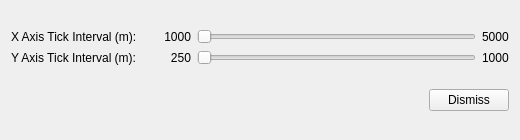
<?xml version="1.0" encoding="UTF-8"?>
<!--
  mbedit_annotation.ui - Controls > Annotation of the swath editor (mbedit's
  bulletinBoard_annotation): the tick intervals of the plot. Loaded at runtime by
  src/mbedit/mbedit_window.cpp; each slider has its <name>Value and <name>Max labels.
-->
<ui version="4.0">
 <class>MbEditAnnotationDialog</class>
 <widget class="QDialog" name="MbEditAnnotationDialog">
  <property name="geometry">
   <rect><x>0</x><y>0</y><width>520</width><height>140</height></rect>
  </property>
  <property name="windowTitle">
   <string>MBedit - Annotation</string>
  </property>
  <layout class="QVBoxLayout" name="mainLayout">
   <item>
    <layout class="QGridLayout" name="sliderGrid">
     <item row="0" column="0">
      <widget class="QLabel" name="xLabel"><property name="text"><string>X Axis Tick Interval (m):</string></property></widget>
     </item>
     <item row="0" column="1">
      <widget class="QLabel" name="xIntervalSliderValue">
       <property name="minimumSize"><size><width>48</width><height>0</height></size></property>
       <property name="alignment"><set>Qt::AlignRight|Qt::AlignVCenter</set></property>
       <property name="text"><string>1000</string></property>
      </widget>
     </item>
     <item row="0" column="2">
      <widget class="QSlider" name="xIntervalSlider">
       <property name="minimum"><number>1</number></property>
       <property name="maximum"><number>5000</number></property>
       <property name="orientation"><enum>Qt::Horizontal</enum></property>
      </widget>
     </item>
     <item row="0" column="3">
      <widget class="QLabel" name="xIntervalSliderMax"><property name="text"><string>5000</string></property></widget>
     </item>
     <item row="1" column="0">
      <widget class="QLabel" name="yLabel"><property name="text"><string>Y Axis Tick Interval (m):</string></property></widget>
     </item>
     <item row="1" column="1">
      <widget class="QLabel" name="yIntervalSliderValue">
       <property name="alignment"><set>Qt::AlignRight|Qt::AlignVCenter</set></property>
       <property name="text"><string>250</string></property>
      </widget>
     </item>
     <item row="1" column="2">
      <widget class="QSlider" name="yIntervalSlider">
       <property name="minimum"><number>1</number></property>
       <property name="maximum"><number>1000</number></property>
       <property name="orientation"><enum>Qt::Horizontal</enum></property>
      </widget>
     </item>
     <item row="1" column="3">
      <widget class="QLabel" name="yIntervalSliderMax"><property name="text"><string>1000</string></property></widget>
     </item>
    </layout>
   </item>
   <item>
    <layout class="QHBoxLayout" name="buttonRow">
     <item>
      <spacer name="buttonSpacer">
       <property name="orientation"><enum>Qt::Horizontal</enum></property>
       <property name="sizeHint" stdset="0"><size><width>20</width><height>10</height></size></property>
      </spacer>
     </item>
     <item>
      <widget class="QPushButton" name="dismissButton">
       <property name="text"><string>Dismiss</string></property>
       <property name="autoDefault"><bool>false</bool></property>
      </widget>
     </item>
    </layout>
   </item>
  </layout>
 </widget>
 <resources/>
 <connections/>
</ui>
